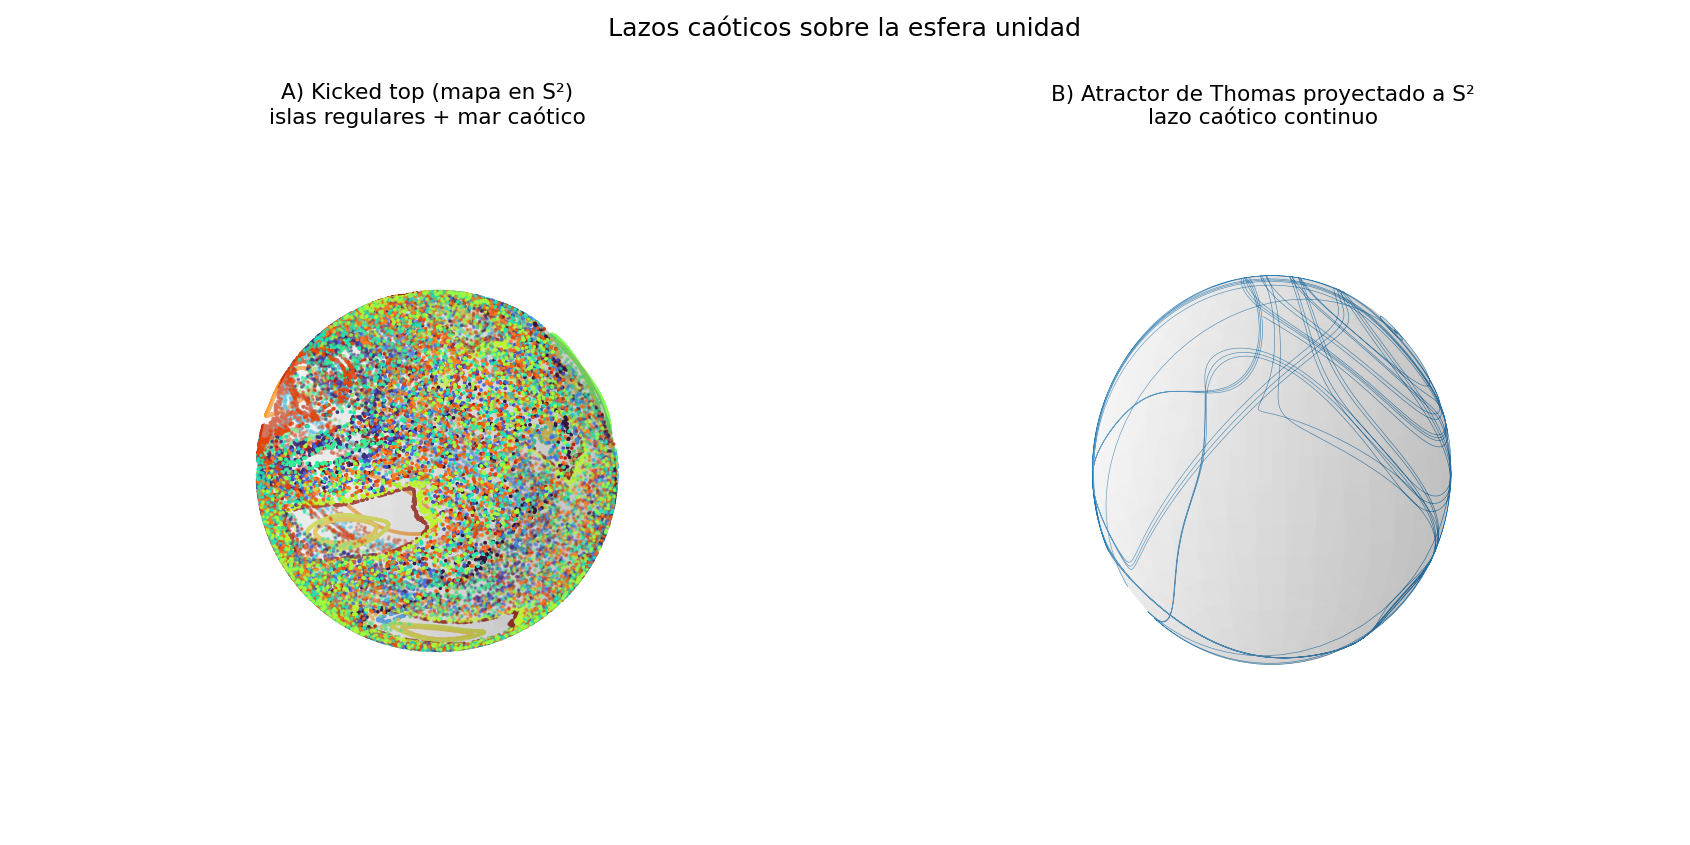

This figure's Python source:
"""
Lazos caoticos / fractales sobre la esfera unidad.

Tres formas de conseguir un "lazo caotico" en S^2 (recordando que un flujo
continuo autonomo NO puede ser caotico en la esfera, por Poincare-Bendixson):

  A) KICKED TOP (trompo pateado): un MAPA discreto sobre la esfera. Espacio de
     fases mixto -> unas orbitas son lazos regulares (islas), otras llenan un
     mar caotico. Ejemplo canonico de caos clasico/cuantico (Haake).

  B) Atractor caotico 3D (Thomas) PROYECTADO radialmente a la esfera unidad:
     un lazo caotico continuo que se enrolla sobre S^2.
"""

import math
import numpy as np
import matplotlib.pyplot as plt


# ---------------------------------------------------------------- A) kicked top
def kicked_top_orbit(X, Y, Z, p=math.pi / 2, k=2.6, steps=4000):
    """Itera el mapa clasico del trompo pateado sobre la esfera unidad.
    Precesion angulo p alrededor de X, luego torsion no lineal k*Z alrededor de Z.
    """
    xs, ys, zs = [], [], []
    for _ in range(steps):
        # precesion alrededor del eje X
        Y2 = Y * math.cos(p) - Z * math.sin(p)
        Z2 = Y * math.sin(p) + Z * math.cos(p)
        X2 = X
        # torsion (kick) alrededor del eje Z, angulo proporcional a Z2
        phi = k * Z2
        X3 = X2 * math.cos(phi) - Y2 * math.sin(phi)
        Y3 = X2 * math.sin(phi) + Y2 * math.cos(phi)
        Z3 = Z2
        X, Y, Z = X3, Y3, Z3
        xs.append(X); ys.append(Y); zs.append(Z)
    return np.array(xs), np.array(ys), np.array(zs)


# --------------------------------------------------- B) Thomas attractor -> S^2
def thomas_on_sphere(b=0.208, dt=0.02, steps=20000, x0=0.1, y0=0.0, z0=0.0):
    def f(s):
        x, y, z = s
        return np.array([math.sin(y) - b * x,
                         math.sin(z) - b * y,
                         math.sin(x) - b * z])
    s = np.array([x0, y0, z0], float)
    pts = np.empty((steps, 3))
    for i in range(steps):
        k1 = f(s); k2 = f(s + dt / 2 * k1)
        k3 = f(s + dt / 2 * k2); k4 = f(s + dt * k3)
        s = s + dt / 6 * (k1 + 2 * k2 + 2 * k3 + k4)
        pts[i] = s
    pts -= pts.mean(axis=0)                       # centrar
    pts /= np.linalg.norm(pts, axis=1, keepdims=True)  # proyectar a la esfera
    return pts


def unit_sphere(ax, color="0.92"):
    u = np.linspace(0, 2 * math.pi, 40); v = np.linspace(0, math.pi, 20)
    x = np.outer(np.cos(u), np.sin(v)); y = np.outer(np.sin(u), np.sin(v))
    z = np.outer(np.ones_like(u), np.cos(v))
    ax.plot_surface(x, y, z, color=color, alpha=0.2, linewidth=0, zorder=0)


def main():
    fig = plt.figure(figsize=(13, 6.5))

    # --- A) kicked top: varias condiciones iniciales sobre la esfera ---
    ax1 = fig.add_subplot(1, 2, 1, projection="3d")
    unit_sphere(ax1)
    rng = np.random.default_rng(1)
    cmap = plt.get_cmap("turbo")
    n_orbits = 24
    for c in range(n_orbits):
        v = rng.normal(size=3); v /= np.linalg.norm(v)
        xs, ys, zs = kicked_top_orbit(*v, p=math.pi / 2, k=2.6, steps=1500)
        ax1.scatter(xs, ys, zs, s=1.2, color=cmap(c / n_orbits))
    ax1.set_title("A) Kicked top (mapa en S²)\nislas regulares + mar caótico")
    ax1.set_box_aspect((1, 1, 1)); ax1.set_axis_off(); ax1.view_init(22, -60)

    # --- B) Thomas proyectado: un lazo caotico continuo ---
    ax2 = fig.add_subplot(1, 2, 2, projection="3d")
    unit_sphere(ax2)
    pts = thomas_on_sphere(steps=16000)
    ax2.plot(pts[:, 0], pts[:, 1], pts[:, 2], lw=0.35, color="#1f77b4")
    ax2.set_title("B) Atractor de Thomas proyectado a S²\nlazo caótico continuo")
    ax2.set_box_aspect((1, 1, 1)); ax2.set_axis_off(); ax2.view_init(22, -60)

    fig.suptitle("Lazos caóticos sobre la esfera unidad", fontsize=14)
    fig.tight_layout(rect=[0, 0, 1, 0.95])
    fig.savefig("chaos_on_sphere.png", dpi=130)
    print("Guardado: chaos_on_sphere.png")


if __name__ == "__main__":
    main()
